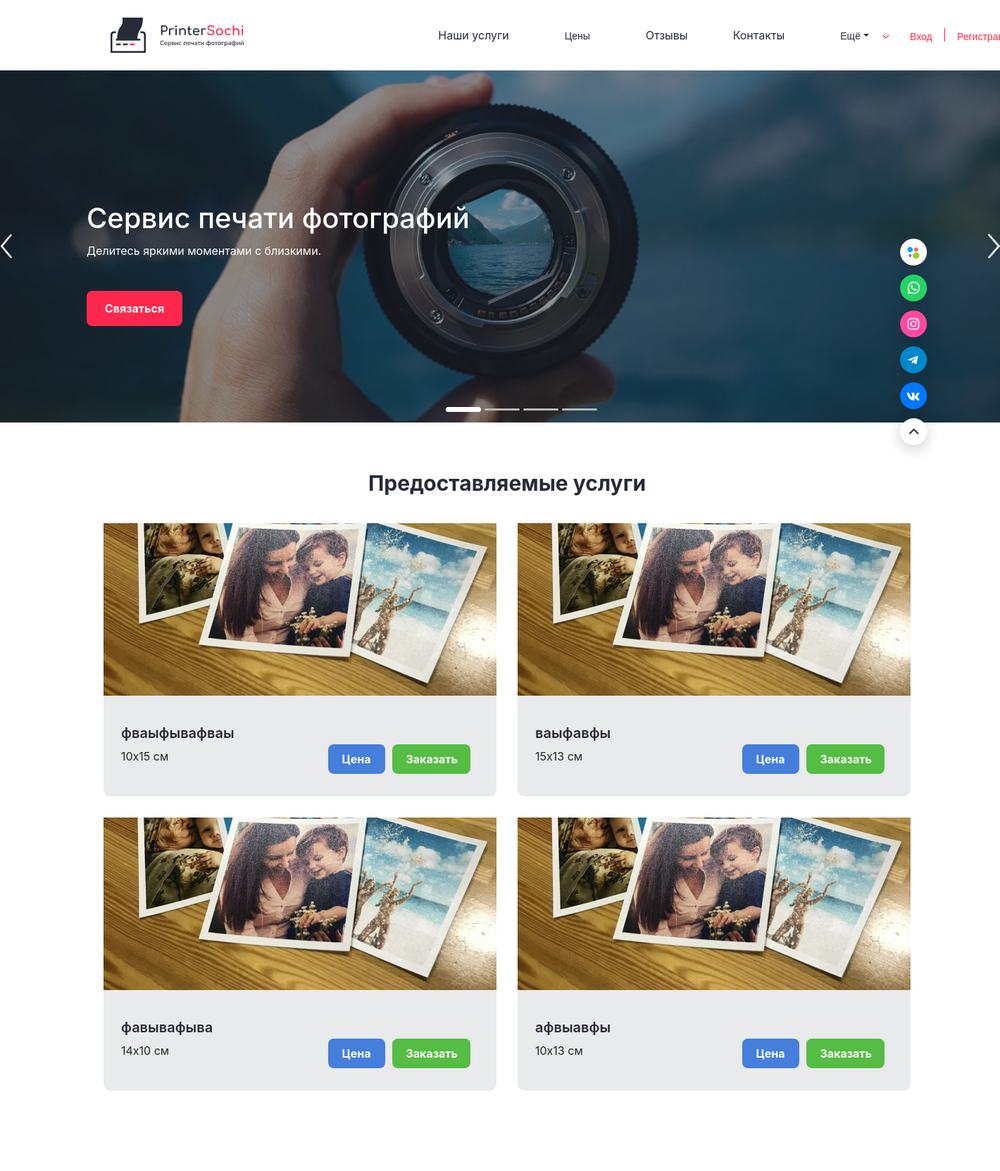
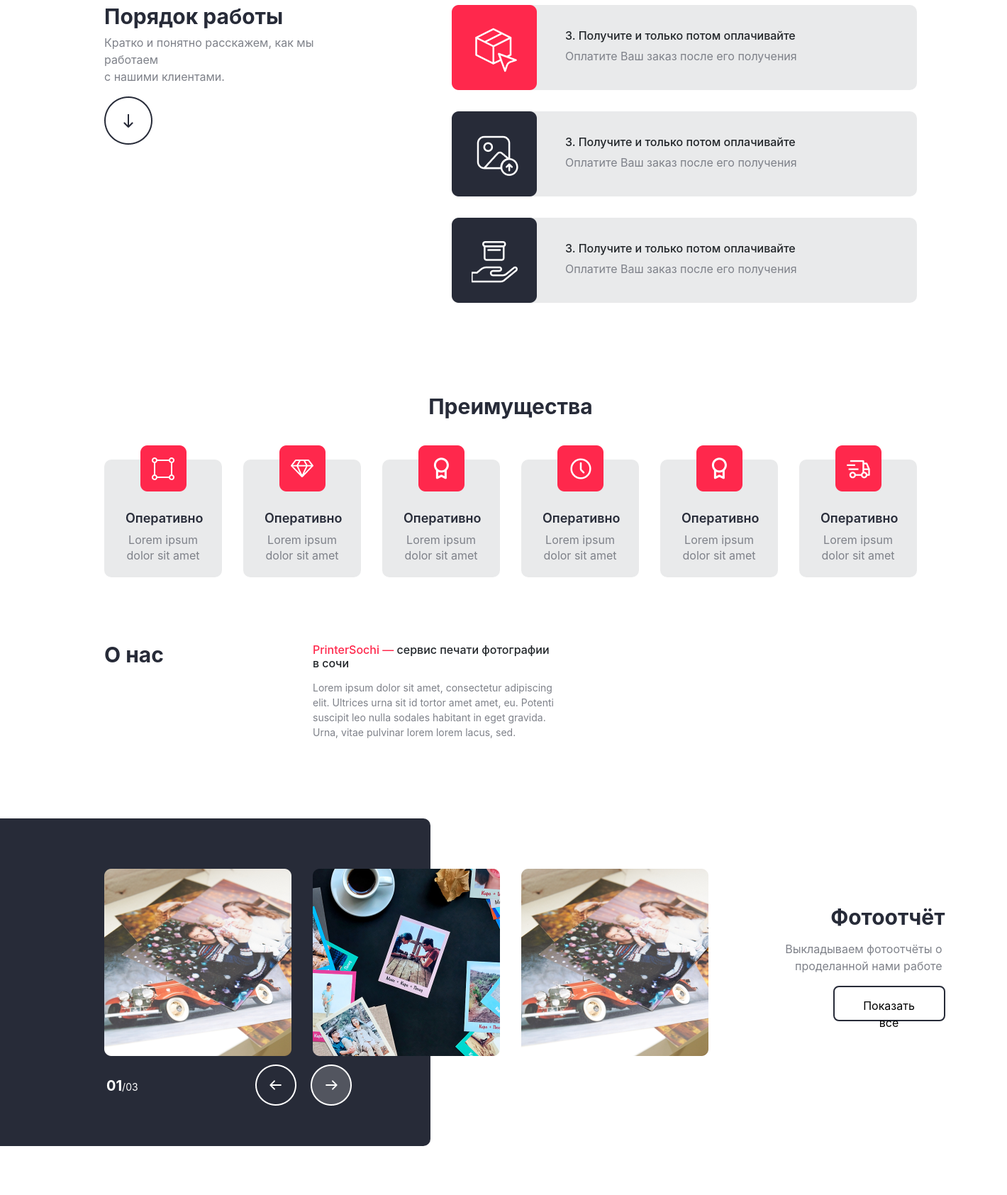
The page /workspace/ (upper part) on the database its author committed (2 pictures, top to bottom).
### PhotoPrint/models.py (models this page shows, shortened)
class Service(models.Model):
    class Meta:
        verbose_name = 'Услуга'
        verbose_name_plural = 'Услуги'
    title = models.CharField(max_length=255)
    image = models.ImageField(upload_to='services/')
    description = models.TextField()

class SI(models.Model):
    class Meta:
        verbose_name = 'Размер услуги'
        verbose_name_plural = 'Размеры услуги'
    service = models.ForeignKey(Service, related_name='sizes', on_delete=models.CASCADE)
    price = models.DecimalField(max_digits=10, decimal_places=2)
    width = models.PositiveIntegerField()
    height = models.PositiveIntegerField()

### workspace/views.py (the view)
# urls.py: path('', views.index, name='index'),
def index(request):
    services = Service.objects.all()
    return render(request, 'index.html', {'services': services})

### PhotoPrint/templates/index.html (shortened to what this page needs)
{% extends 'base.html' %}
{% load static %}
{% block content %}
<div class="main">
    <div class="backgraund-image">
        <img src="{% static 'img/bg.jpeg' %}" alt="Background Image">
    </div>
    <div class="banner">
        <img class="arrow-left" src="{% static 'img/left.png' %}" alt="Left Arrow" />
        <div class="info1">
            <h1>Сервис печати фотографий</h1>
            <p>Делитесь яркими моментами с близкими.</p>
            <button class="contact-button">Связаться</button>
        </div>
        <img class="arrow-right" src="{% static 'img/right.png' %}" alt="Right Arrow" />
    </div>
    <div class="floating-icons">
        <a href="#" class="social-icon">
            <img src="{% static 'img/avito.png' %}" alt="Avito"/>
        </a>
        <a href="#" class="social-icon">
           <img src="{% static 'img/ws.png' %}" alt="WhatsApp" />
        </a>
        <a href="#" class="social-icon">
            <img src="{% static 'img/inst.png' %}" alt="Instagram" />
        </a>
        <a href="#" class="social-icon">
            <img src="{% static 'img/tg.png' %}" alt="Telegram" />
        </a>
        <a href="#" class="social-icon">
            <img src="{% static 'img/vk.png' %}" alt="VK" />
        </a>
        <a href="#" class="social-icon">
            <img src="{% static 'img/up.png' %}" alt="VK" />
        </a>
    </div>
    <div class="pagination">
        <span class="dot active"></span>
        <span class="dot"></span>
        <span class="dot"></span>
        <span class="dot"></span>
    </div>
        <div class="Services-provided">
        <h1>Предоставляемые услуги</h1>
        <div class="services-provided">
            <div class="provids">
                {% for service in services %}
                    <div class="provide">
                        <img src="{{ service.image.url }}" alt="{{ service.title }}">
                        <div class="info">
                            <h6>{{ service.title }}</h6>
                            <p>
                            {% if service.sizes.all %}
                                {% for size in service.sizes.all %}
                                        {{ size.width }}x{{ size.height }} см{% if not forloop.last %}, {% endif %}
                                {% endfor %}
                            {% else %}
                                Размеры не указаны
                            {% endif %}
                            </p>
                            <div class="buttons">
                                <button class='price' onclick="window.location.href='{% url 'prices' %}'">Цена</button>
                                <button class='order'>Заказать</button>
                            </div>
                        </div>
                    </div>
                {% endfor %}
            </div>
        </div>
    <div class="ored_work_container">
        <div class="information">
            <h6>Порядок работы</h6>
            <p>Кратко и понятно расскажем, как мы работаем <br>
            с нашими клиентами.</p>
            <div class="icon">
                <img src="{% static 'img/image3.png' %}" alt="">
            </div>
        </div>
        <div class="steps_container">
            <div class="step">
                <div class="icon">
                    <img src="{% static 'img/image6.png' %}" alt="">
                </div>
                <div class="info-step">
                    <h6>3. Получите и только потом оплачивайте</h6>
                    <p>Оплатите Ваш заказ после его получения</p>
                </div>
            </div>
            <div class="step">
                <div class="icon">
                    <img src="{% static 'img/image5.png' %}" alt="">
                </div>
                <div class="info-step">
                    <h6>3. Получите и только потом оплачивайте</h6>
                    <p>Оплатите Ваш заказ после его получения</p>
                </div>
            </div>
            <div class="step">
                <div class="icon">
                    <img src="{% static 'img/image4.png' %}" alt="">
                </div>
                <div class="info-step">
                    <h6>3. Получите и только потом оплачивайте</h6>
                    <p>Оплатите Ваш заказ после его получения</p>
                </div>
            </div>
        </div>
    </div>
    <div class="Advantages_container">
        <h6 class='adv'>Преимущества</h6>
        <div class="items_container">
            <div class="item">
                <div class="icon">
                    <img src="{% static 'img/image8.png'%}" alt="">
                </div>
                <div class="text">
                    <h6>Оперативно</h6>
                    <p>Lorem ipsum dolor sit amet</p>
                </div>
            </div>
            <div class="item">
                <div class="icon">
                    <img src="{% static 'img/image9.png'%}" alt="">
                </div>
                <div class="text">
                    <h6>Оперативно</h6>
                    <p>Lorem ipsum dolor sit amet</p>
                </div>
            </div>
            <div class="item">
                <div class="icon">
                    <img src="{% static 'img/image10.png'%}" alt="">
                </div>
                <div class="text">
                    <h6>Оперативно</h6>
                    <p>Lorem ipsum dolor sit amet</p>
                </div>
            </div>
            <div class="item">
                <div class="icon">
                    <img src="{% static 'img/image7.png'%}" alt="">
                </div>
                <div class="text">
                    <h6>Оперативно</h6>
                    <p>Lorem ipsum dolor sit amet</p>
                </div>
            </div>
            <div class="item">
                <div class="icon">
                    <img src="{% static 'img/image10.png'%}" alt="">
                </div>
                <div class="text">
                    <h6>Оперативно</h6>
                    <p>Lorem ipsum dolor sit amet</p>
                </div>
            </div>
            <div class="item">
                <div class="icon">
                    <img src="{% static 'img/image11.png'%}" alt="">
                </div>
                <div class="text">
                    <h6>Оперативно</h6>
                    <p>Lorem ipsum dolor sit amet</p>
                </div>
            </div>
        </div>
    </div>
    <div class="about_us">
        <h6 class='ab'>О нас</h6>
        <div class="info">
            <h6><span>PrinterSochi —</span> сервис печати фотографии<br>
                в сочи</h6>
            <p>Lorem ipsum dolor sit amet, consectetur
            adipiscing elit. Ultrices urna sit id tortor
             amet amet, eu. Potenti suscipit leo nulla
             sodales habitant in eget gravida. Urna,
             vitae pulvinar lorem lorem lacus, sed.</p>
        </div>
    </div>
    <div class="Photo_report">
        <div class="slider">
            <h6><span>01</span>/03</h6>
            <div class="left">
                <img src="{% static 'img/r.png'%}" alt="">
            </div>
            <div class="right">
                <img src="{% static 'img/l.png'%}" alt="">
            </div>
        </div>
        <div class="Info">
            <h6>Фотоотчёт</h6>
            <p>Выкладываем фотоотчёты о проделанной нами работе</p>
            <button>Показать все</button>
        </div>
        <div class="content">
            <img src="{% static 'img/rec.png' %}" alt="">
            <img src="{% static 'img/rec2.png' %}" alt="">
            <img src="{% static 'img/rec.png' %}" alt="">
        </div>
    </div>
</div>
</div>
{% endblock %}

### PhotoPrint/templates/base.html (shortened to what this page needs)
{% load static %}
<!DOCTYPE html>
<html lang="en">
<head>
    <link rel="stylesheet" href="{% static 'css/style.css' %}">
    <link rel="stylesheet" href="https://cdnjs.cloudflare.com/ajax/libs/font-awesome/6.5.2/css/all.min.css" />
    <link href="https://stackpath.bootstrapcdn.com/bootstrap/4.5.2/css/bootstrap.min.css" rel="stylesheet">
</head>
<body>
    <header>
        {% include "components/nav.html" %}
    </header>
    <main>
        {% block content %}{% endblock %}
    </main>
</body>
</html>

### PhotoPrint/templates/components/nav.html (shortened to what this page needs)
{% load static %}
<nav class="navbar">
    <div class="logo">
        <a href="{% url 'index' %}">
            <div class="logo-image">
                <img src="{% static 'img/Logo (2).png' %}" alt="Logo"/>
            </div>
        </a>
    </div>
    <ul class="nav-links">
        <li class="nav-item">Наши услуги</li>
        <li class="nav-item prices-item"><a href="{% url 'prices' %}">Цены</a></li>
        <li class="nav-item">Отзывы</li>
        <li class="nav-item">Контакты</li>
        <li class="nav-item dropdown">
            <span class="dropdown-toggle">Ещё</span>
            <img class="dropdown-icon" src="{% static 'img/Vector 2.png' %}" alt="More"/>
        </li>
        <li class="nav-item auth-links">
    {% if request.user.is_authenticated %}
    <li class="nav-item dropdown">
        <a href="#" class="nav-link dropdown-toggle">
            {{ request.user.username }}
        </a>
        <ul class="dropdown-menu">
            <li><a class="dropdown-item" href="{% url 'workspace' %}">Workspace</a></li>
            <li><a class="dropdown-item" href="{% url 'profile'%}">Profile</a></li>
            <li><a class="dropdown-item" href="{% url 'logout' %}">Logout</a></li>
        </ul>
    </li>
    {% else %}
    <a href="{% url 'login' %}" class="nav-link">Вход</a>
    <span class='separator'>|</span>
    <a href="{% url 'register' %}" class="nav-link">Регистрация</a>
    {% endif %}
</li>
    </ul>
</nav>

### PhotoPrint/templates/components/footer.html (shortened to what this page needs)
{% load static %}

### rows shown on the page
Service: image (picture), title "фваыфывафваы"
SI: width "10", height "15"
Service: image (picture), title "ваыфавфы"
SI: width "15", height "13"
Service: image (picture), title "фавывафыва"
SI: width "14", height "10"
Service: image (picture), title "афвыавфы"
SI: width "10", height "13"
